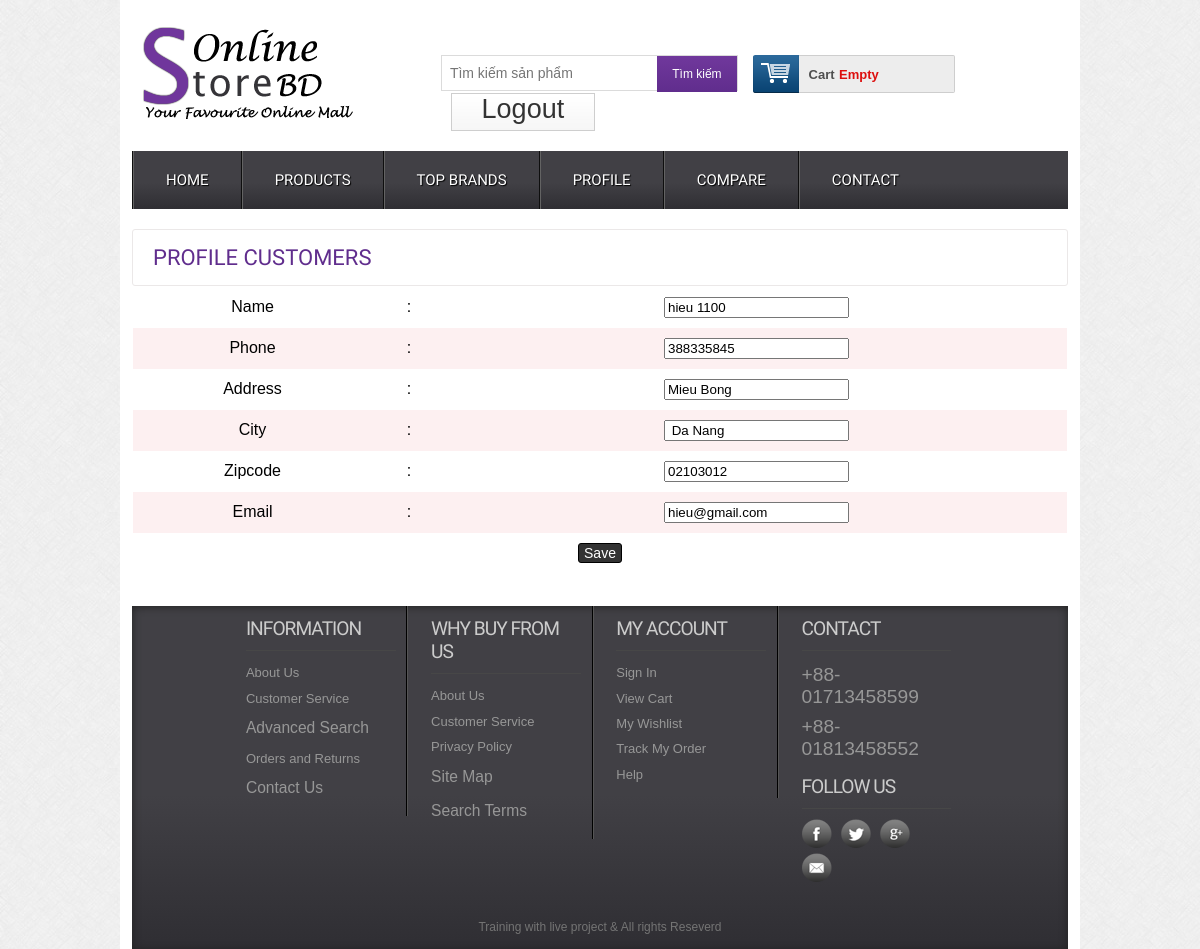
The page /editprofile.php (signed in) on the database its author committed.
### tables this page shows
CREATE TABLE `tbl_customer` (
  `id` int(11) NOT NULL,
  `name` varchar(256) NOT NULL,
  `zipcode` varchar(256) NOT NULL,
  `country` varchar(256) NOT NULL,
  `city` varchar(256) NOT NULL,
  `address` varchar(256) NOT NULL,
  `email` varchar(256) NOT NULL,
  `phone` int(11) NOT NULL,
  `password` varchar(256) NOT NULL
);

### classes/customer.php (called while the page is built, shortened)
<?php
$filepath = realpath(dirname(__FILE__));
include_once($filepath . '/../lib/database.php');
?>
<?php
class customer
{
    private $db, $fm;
    public function __construct()
    {
        $this->db = new Database();
    }
    public function show_info_cus($id){
        $query = "select * from tbl_customer where id='$id'";
        $result = $this->db->select($query);
        return $result;
    }
}
?>

### lib/database.php (called while the page is built, shortened)
<?php
Class Database{
   public $host   = DB_HOST;
   public $user   = DB_USER;
   public $pass   = DB_PASS;
   public $dbname = DB_NAME;
   public $link;
private function connectDB(){
   $this->link = new mysqli($this->host, $this->user, $this->pass,
    $this->dbname);
 }
public function select($query){
  $result = $this->link->query($query) or
   die($this->link->error.__LINE__);
  if($result->num_rows > 0){
    return $result;
  } else {
    return false;
  }
 }
}

### lib/session.php (called while the page is built, shortened)
<?php
class Session{
 public static function get($key){
    if (isset($_SESSION[$key])) {
     return $_SESSION[$key];
    } else {
     return false;
    }
 }
}
?>

### editprofile.php (the view, shortened to what this page needs)
<?php
include 'inc/header.php';
?>
<div class="main">
	<div class="content">
		<div class="section group">
            <div class="content_top">
            <div class="heading">
                <h3>Profile Customers</h3>
            </div>
            </div>
            <form action="" method="post">
            <table class="tblone">
            <?php
            $id = Session::get('customer_id');
            $get_info_cus = $cus->show_info_cus($id);
            if($get_info_cus){
                while($result = $get_info_cus->fetch_assoc()){
            ?>
                <tr>
                    <td>Name</td>
                    <td>:</td>
                    <td><input type="text" name="name" value="<?php echo $result['name'] ?>"></td>
                </tr>
                <tr>
                    <td>Phone</td>
                    <td>:</td>
                    <td><input type="text" name="phone" value="<?php echo $result['phone'] ?>"></td>
                </tr>
                <tr>
                    <td>Address</td>
                    <td>:</td>
                    <td><input type="text" name="address" value="<?php echo $result['address'] ?>"></td>
                </tr>
                <tr>
                    <td>City</td>
                    <td>:</td>
                    <td><input type="text" name="city" value="<?php echo $result['city'] ?>"></td>
                </tr>
                <tr>
                    <td>Zipcode</td>
                    <td>:</td>
                    <td><input type="text" name="zipcode" value="<?php echo $result['zipcode'] ?>"></td>
                </tr>
                <tr>
                    <td>Email</td>
                    <td>:</td>
                    <td><input type="text" name="email" value="<?php echo $result['email'] ?>"></td>
                </tr>
                <tr>
                    <td colspan="3"><input type="submit" value="Save" name="save" class="grey"></td>
                </tr>
                <?php
                    }
                }
                ?>
            </table>
            </form>
		</div>
	</div>
	<?php
	include 'inc/footer.php';
	?>

### css/style.css (style rules this page uses)
html,body,div,span,applet,object,iframe,h1,h2,h3,h4,h5,h6,p,blockquote,pre,a,abbr,acronym,address,big,cite,code,del,dfn,em,img,ins,kbd,q,s,samp,small,strike,strong,sub,sup,tt,var,b,u,i,dl,dt,dd,ol,nav ul,nav li,fieldset,form,label,legend,table,caption,tbody,tfoot,thead,tr,th,td,article,aside,canvas,details,embed,figure,figcaption,footer,header,hgroup,menu,nav,output,ruby,section,summary,time,mark,audio,video { margin:0;padding:0;border:0;font-size:100%;font:inherit;vertical-align:baseline; }
table { border-collapse:collapse;border-spacing:0; }
body { font-family:Arial, Helvetica, sans-serif; background:url(../images/body_bg3.jpg); }
.section { clear: both; padding: 0px; margin: 0px; }
.group:before, .group:after { content:""; display:table; }
.group:after { clear:both; }
.group { zoom:1; }
.content { padding:20px 0; background:#FFF; }
.content_top { padding:15px 20px; border:1px solid #EBE8E8; border-radius:3px; }
.heading { float:left; margin-right:10%; }
.heading h3 { font-family: 'Monda', sans-serif; font-size:22px; color:#602D8D; text-transform:uppercase; }
.tblone { border: 1px solid #fff; margin-bottom: 12px; width: 100%; }
.tblone td { padding:10px;text-align:center; }
table.tblone tr:nth-child(2n+1) { background:#fff;height:30px; }
table.tblone tr:nth-child(2n) { background:#fdf0f1;height:30px; }
table.tblone input[type="submit"] { background: #333 none repeat scroll 0 0; border: 1px solid #000; border-radius: 3px; color: #fff; cursor: pointer; font-size: 14px; padding: 1px 5px; }

### rows shown on the page
tbl_customer: name "hieu 1100", phone "388335845", address "Mieu Bong", city "Da Nang", zipcode "02103012", email "hieu@gmail.com"
